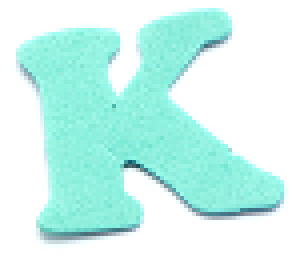
#> input picture PA2-testimages/template_K.png, 74 x 64 px (shown 4 times larger)
$ jupyter execute find_k.ipynb   (older library calls are emulated)
#> lines starting #> are read from the running program, lines starting #| are printed output that depends on the picture; after the words box and inside, x2 and y2 are one past the last pixel; in counts of white or black regions, pixels touching at a corner belong together
[cell 1]
import numpy as np
import pandas as pd
import math
from matplotlib import pyplot as plt
import cv2
import csv
from numpy import genfromtxt
import mpmath
import sys
np.set_printoptions(threshold=sys.maxsize)

[cell 2]
# Read the test image

img = cv2.imread('PA2-testimages/template_K.png',0)
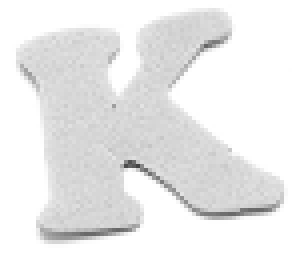
#> img: shape (64, 74) (shown 4 times larger); min 68, max 255, mean 234.2
plt.imshow(img, cmap = 'gray')
plt.xticks([]), plt.yticks([])
plt.show()

[cell 3]
# Do median filter for the test image

median_img = cv2.medianBlur(img , 3)
plt.imshow(median_img, cmap = 'gray')
plt.xticks([]), plt.yticks([])
plt.show()

[cell 4]
# Canny edge operation, edge detection and edge thinning
# For template bear, TL = 30 and TH = 50

CannyEdge_img = cv2.Canny(median_img , 30 , 50)
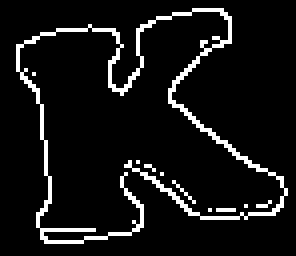
#> CannyEdge_img: shape (64, 74) (shown 4 times larger); 7.9% white in thin lines or dots, all inside (x1, y1, x2, y2) = (4, 2, 72, 61)
# CannyEdge_img = genfromtxt('im_canny_temp_K.csv', delimiter=',')
plt.imshow(CannyEdge_img, cmap = 'gray')
plt.show()

[cell 5]
# Find the reference point of the template image
# We use the center of the image

refer_pointx = CannyEdge_img.shape[1] / 2
#> refer_pointx = 37
refer_pointy = CannyEdge_img.shape[0] / 2
#> refer_pointy = 32

print(refer_pointx , refer_pointy)
#| 37.0 32.0

[cell 6]
# calculate distance between reference point
def R_dist(xc, yc, x, y):
    return np.sqrt( (xc - x) ** 2 + (yc - y) ** 2 )

# calculate alpha between reference point
def R_alpha(xc, yc, x, y):
    alpha = 0;
    x_check = x - xc;
    y_check = y - yc;

    if (x_check >= 0) and (y_check < 0):
        alpha = np.arctan2(abs(y_check), abs(x_check)) * 180 / np.pi
    elif (x_check < 0) and (y_check < 0):
        alpha = 180 - np.arctan2(abs(y_check), abs(x_check)) * 180 / np.pi
    elif (x_check < 0) and (y_check >= 0):
        alpha = 180 + np.arctan2(abs(y_check), abs(x_check)) * 180 / np.pi
    else: # (x_check > 0) and (y_check > 0):
        alpha = 360 - np.arctan2(abs(y_check), abs(x_check) ) * 180 / np.pi

    return alpha
#     return np.floor(alpha) if alpha >= 0 else np.floor(alpha + 360)

def gradient_information(img):
    # Get gradient information
    sobelx = cv2.Sobel(img,cv2.CV_64F,1,0,ksize=5)
    sobely = cv2.Sobel(img,cv2.CV_64F,0,1,ksize=5)
    magnitude = np.sqrt(sobelx ** 2 + sobely ** 2)
    angle = np.arctan2(sobely, sobelx) * 180 / np.pi

    # Convert negative angle to positive angle
    for i in range(angle.shape[0]):
        for j in range(angle.shape[1]):
            angle[i][j] = angle[i][j] if angle[i][j] >= 0 else angle[i][j] + 360
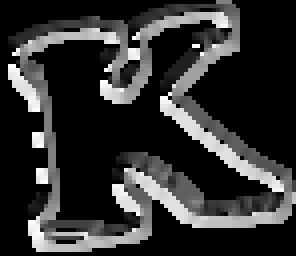
#> angle: shape (64, 74) float64 (shown 4 times larger); min 0, max 358.4, mean 69; drawn with min black and max white
    # angle[angle < 0] += 360

    return magnitude, angle

[cell 7]
# Build R table

# Get the gradient information
magnitude, angle = gradient_information(CannyEdge_img)
# angle = genfromtxt('Gdir_temp_K.csv', delimiter=',')

# find edge point
edge_map = []
for i in range(CannyEdge_img.shape[0]):
    for j in range(CannyEdge_img.shape[1]):
        if (CannyEdge_img[i][j] != 0):
            edge_map.append((i,j))

R_table = {}

for i in range(3600):
    temp_list = []
    for j in range(len(edge_map)):
        R_table.setdefault(i , [])

for i in range(len(edge_map)):
    x = edge_map[i][1]
    y = edge_map[i][0]

    gradient_direct = np.round(angle[y][x] , decimals = 1) * 10
    r = R_dist(refer_pointx , refer_pointy, x , y)
    alpha = R_alpha(refer_pointx , refer_pointy, x , y)
    R_table[gradient_direct].append((r,alpha))
#> this loop made 374 passes
#> gradient_direct on passes 1 to 3: 590, 450, 0

R_table

[cell 8]
# Canny edge operation, edge detection and edge thinning
# For Test image, TL = 30 and TH = 50

test_img = cv2.imread('PA2-testimages/letters.png', 0)
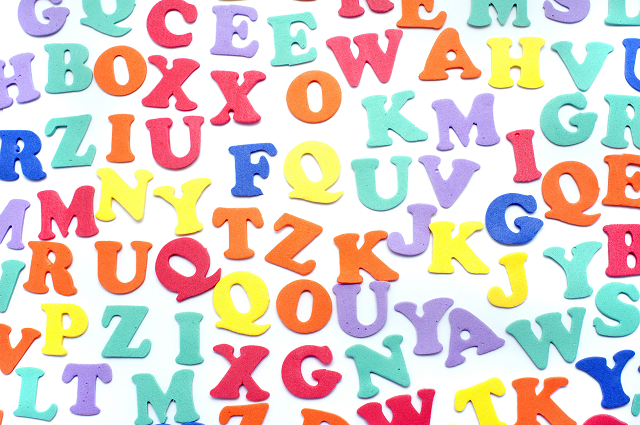
#> input picture PA2-testimages/letters.png, 640 x 425 px
#> test_img: shape (425, 640); min 0, max 255, mean 216.6
test_median_img = cv2.medianBlur(test_img , 9)
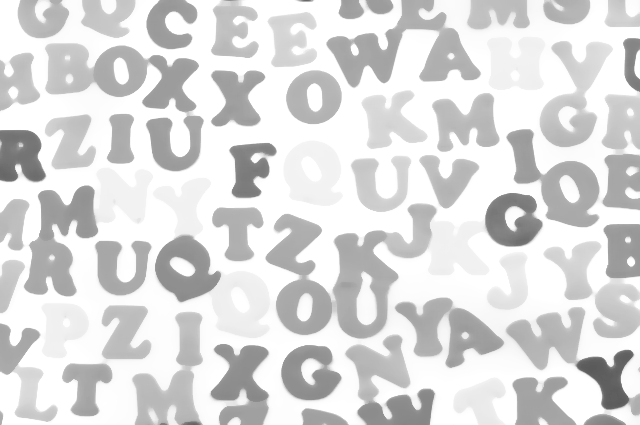
#> test_median_img: shape (425, 640); min 90, max 255, mean 218.8

test_canny = cv2.Canny(test_median_img , 30 , 50)
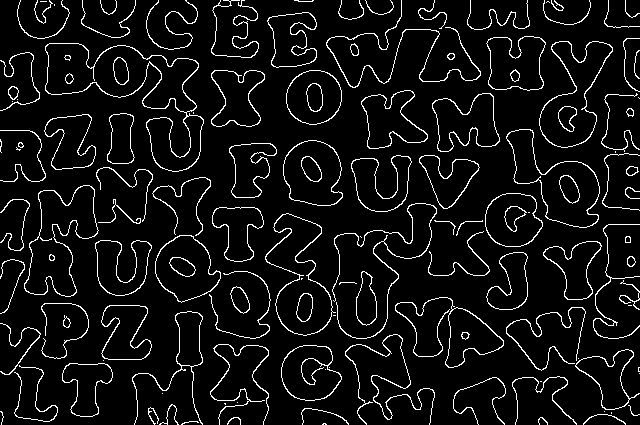
#> test_canny: shape (425, 640); 6.9% white in thin lines or dots
# test_canny = genfromtxt('im_canny_test_K.csv', delimiter=',')
test_magnitude , test_angle = gradient_information(test_canny)
#> in gradient_information (call 2), `sobely = cv2.Sobel(img,cv2.CV_64F,0,1,ksize=5)`:
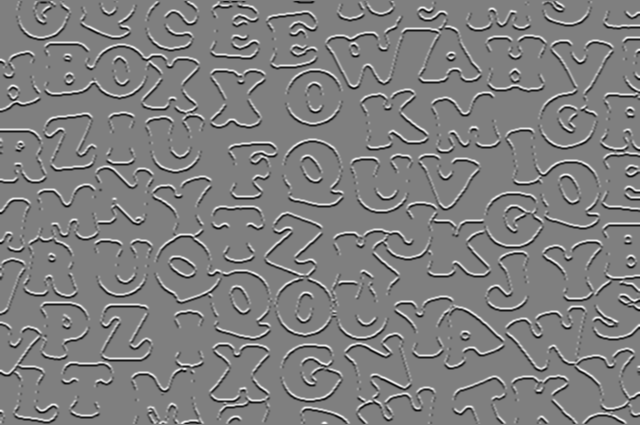
#> sobely: shape (425, 640) float64; min -9945, max 9945, mean -1.4; drawn with min black and max white
#> after the loop in gradient_information (call 2), `for i in range(angle.shape[0]):`:
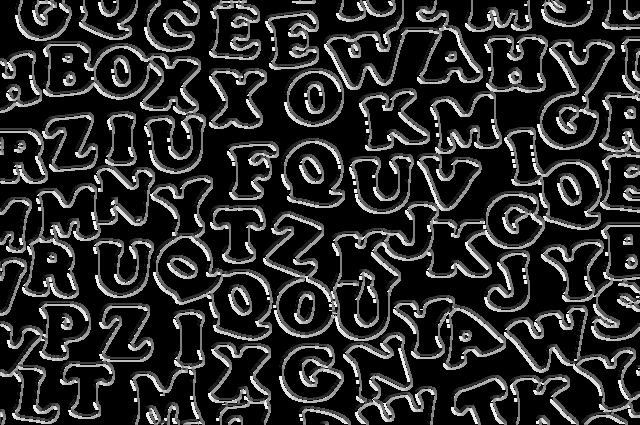
#> angle: shape (425, 640) float64; min 0, max 358.4, mean 61.3; drawn with min black and max white
# test_angle = genfromtxt('Gdir_test_K.csv', delimiter=',')

plt.imshow(test_canny, cmap = 'gray')
plt.show()

[cell 9]
# Initialized a accumulator array

test_img = np.array(test_img)
h = test_img.shape[0]
#> h = 425
w = test_img.shape[1]
#> w = 640

accumulator = []
for i in range(h):
    new = []
    for j in range(w):
        new.append(0)
    accumulator.append(new)

accumulator2 = []
for i in range(h):
    new = []
    for j in range(w):
        new.append(0)
    accumulator2.append(new)

# vote

# find edge point of test image
test_canny = np.array(test_canny)

test_edge_map = []
for i in range(h):
    for j in range(w):
        if (test_canny[i][j] != 0):
            test_edge_map.append((i,j))

for i in range(len(test_edge_map)):
    x = test_edge_map[i][1]
    y = test_edge_map[i][0]
    fi = np.round(test_angle[ y ][ x ] , decimals = 1) * 10
    rotate_fi = np.int(fi)

    if len(R_table[rotate_fi]) != 0:
        tuple_list = R_table[rotate_fi]
        for j in range(len(tuple_list)):
            r , alpha = tuple_list[j]
            scale_r = r
            rotate_alpha = np.int( ((alpha - 10 ) + 360) % 360)

            xc = np.int(x - scale_r * np.cos(np.deg2rad(rotate_alpha)) )
            yc = np.int(y + scale_r * np.sin(np.deg2rad(rotate_alpha)) )

            if xc > 0 and xc < w and yc > 0 and yc < h:
                accumulator[yc][xc] = accumulator[yc][xc] + 1
#> this loop made 18715 passes
#> (fi, rotate_fi) on passes 1 to 12: (1800, 1800), (1800, 1800), (0, 0), (1800, 1800), (0, 0), (0, 0), (0, 0), (0, 0), (1800, 1800), (0, 0), (1800, 1800), (1800, 1800)

for i in range(len(test_edge_map)):
    x = test_edge_map[i][1]
    y = test_edge_map[i][0]
    fi = np.round(test_angle[ y ][ x ] , decimals = 1) * 10
    rotate_fi = np.int(fi)

    if len(R_table[rotate_fi]) != 0:
        tuple_list = R_table[rotate_fi]
        for j in range(len(tuple_list)):
            r , alpha = tuple_list[j]
            scale_r = r
            rotate_alpha = np.int( ((alpha - 11 ) + 360) % 360)

            xc = np.int(x - scale_r * np.cos(np.deg2rad(rotate_alpha)) )
            yc = np.int(y + scale_r * np.sin(np.deg2rad(rotate_alpha)) )

            if xc > 0 and xc < w and yc > 0 and yc < h:
                accumulator2[yc][xc] = accumulator2[yc][xc] + 1

implot = plt.imshow(accumulator, cmap = 'gray')

accumulator = np.array(accumulator)
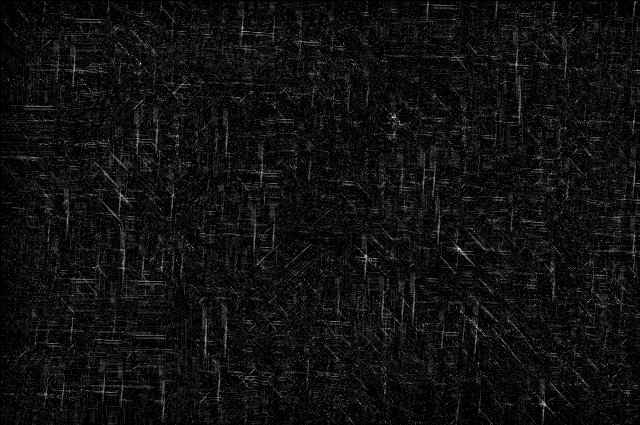
#> accumulator: shape (425, 640) int64; min 0, max 16, mean 0.998; drawn with min black and max white
accumulator2 = np.array(accumulator2)

index = [0,0]
vote_max = 0
for i in range(h):
    for j in range(w):
        if(accumulator[i][j] >= vote_max):
            vote_max = accumulator[i][j]
            index[0] = i
            index[1] = j
thres_max = np.int(vote_max * 0.9)
vote_map = np.where( accumulator > thres_max )
print("vote_max:" , vote_max)
#| vote_max: 16
print("vote_map:" , vote_map)
#| vote_map: (array([117, 248, 249]), array([392, 458, 459]))


index2 = [0,0]
vote_max = 0
for i in range(h):
    for j in range(w):
        if(accumulator2[i][j] >= vote_max):
            vote_max = accumulator2[i][j]
            index2[0] = i
            index2[1] = j

print("vote_map_index:" , index)
#| vote_map_index: [248, 458]
plt.scatter(index[1], index[0])
plt.scatter(index2[1], index2[0])
for i in range(len(vote_map[0])):
    plt.scatter(vote_map[1][i], vote_map[0][i])
#> this loop made 3 passes

plt.show()

pd.DataFrame(accumulator).to_csv("accumulator_csv/find_K.csv")

[cell 10]
implot = plt.imshow(test_img, cmap = 'gray')

plt.scatter(index2[1], index2[0])

for i in range(len(vote_map[0])):
    plt.scatter(vote_map[1][i], vote_map[0][i])

plt.show()
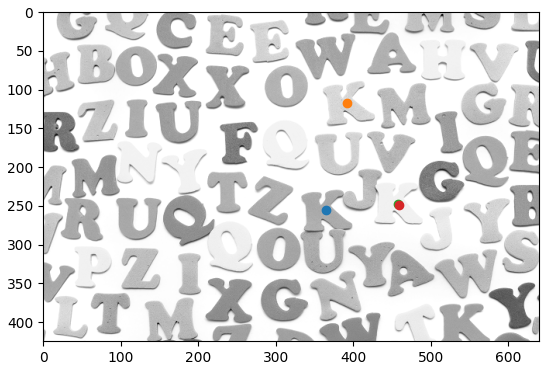
#> figure drawn by matplotlib, 1 panel
